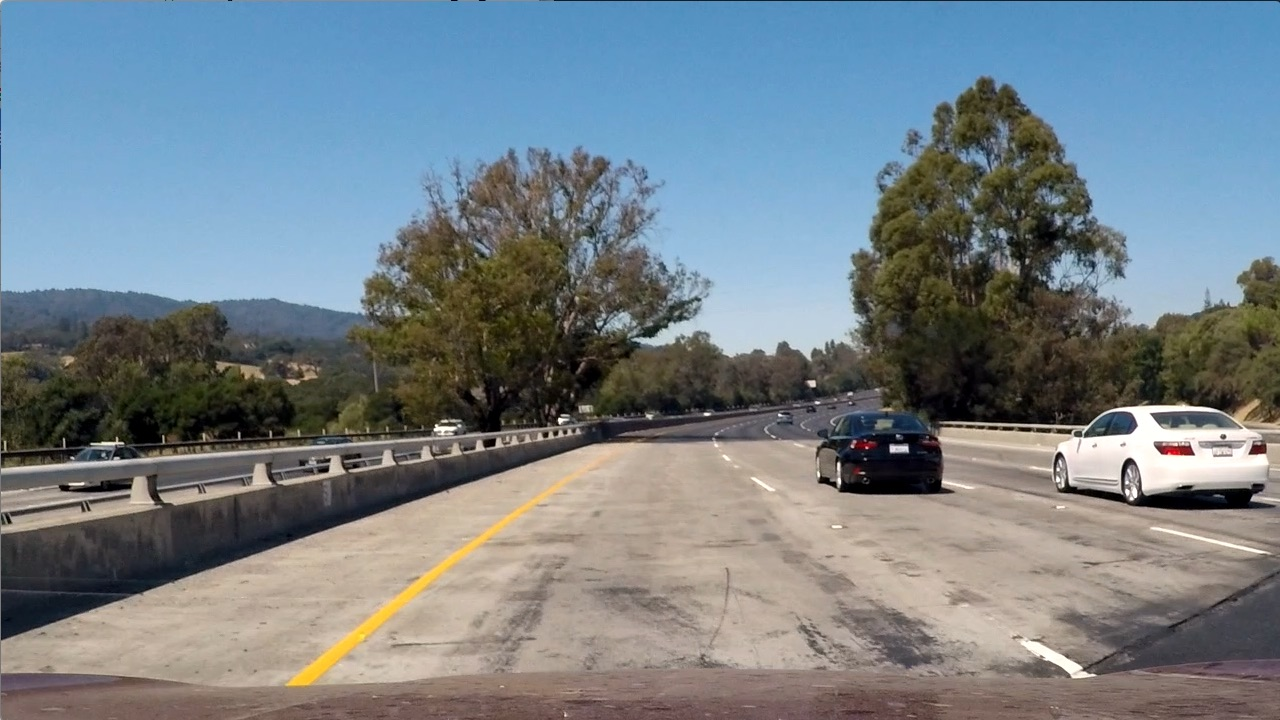
#> input picture test_images/test1.jpg, 1280 x 720 px
$ jupyter execute --allow-errors project.ipynb   (shell and % lines are left out)   (older library calls are emulated)
#> lines starting #> are read from the running program, lines starting #| are printed output that depends on the picture
### lane_detection.py
import glob
import cv2
import numpy as np
import matplotlib.image as mpimg
from utils import moving_avg


class Camera:

    NUM_CHESSBRD_CORNERS_X = 9
    NUM_CHESSBRD_CORNERS_Y = 6

    RES_W = 1280
    RES_H = 720

    def __init__(self):
        self.calibration_matr = None
        self.calibration_coeff = None

        self.transform_src_points = np.float32([[595, 450], [689, 450], [1104, 720], [215, 720]])
        self.transform_dst_points = np.float32([[250, 0], [self.RES_W - 250, 0], [self.RES_W - 250, self.RES_H], [250, self.RES_H]])
        self.M = self.get_transform_matr()
        self.M_INV = self.get_inv_transform_matr()

    # [8 lines left out: function find_corners, not called in this run]

    def calibrate_camera(self, objpoints, imgpoints):
        """ Calibrate camera fro the given set of object and image points.
            Return calibration matrix and distortion coefficients.
        """
        res, cmatr, coeff, rvecs, tvecs = cv2.calibrateCamera(
            objpoints, imgpoints, (self.RES_W, self.RES_H), None, None)
        return res, cmatr, coeff

    def calibrate(self, calibration_images):
        """ Find object and image points for each of the calibration images.
            Calibrate camera and return calibration matrix and distortion coefficients.
        """
        # prepare object points, like (0,0,0), (1,0,0), (2,0,0) ....,(6,5,0)
        objp = np.zeros((self.NUM_CHESSBRD_CORNERS_X * self.NUM_CHESSBRD_CORNERS_Y, 3), np.float32)
        objp[:, :2] = np.mgrid[0:self.NUM_CHESSBRD_CORNERS_X, 0:self.NUM_CHESSBRD_CORNERS_Y].T.reshape(-1, 2)

        # Arrays to store object points and image points from all the images.
        objpoints = []  # 3d points in real world space
        imgpoints = []  # 2d points in image plane.

        # Make a list of calibration images
        images = glob.glob(calibration_images)

        # Step through the list and search for chessboard corners
        for name in images:
            img = mpimg.imread(name)

            res, corners = self.find_corners(img)
            if res:
                objpoints.append(objp)
                imgpoints.append(corners)

        res, self.calibration_matr, self.calibration_coeff = self.calibrate_camera(objpoints, imgpoints)
        return res

    # [15 lines left out: functions undistort, transform, unwarp, not called in this run]

    def get_transform_matr(self):
        """ Get transformation matrix
        """
        # Given src and dst points, calculate the perspective transformation
        return cv2.getPerspectiveTransform(self.transform_src_points, self.transform_dst_points)

    def get_inv_transform_matr(self):
        """ Get an inverse transformation matrix
        """
        return cv2.getPerspectiveTransform(self.transform_dst_points, self.transform_src_points)


class LaneDetector:

    M_PER_PX_X = 3.7 / 700  # meters per pixel in x dimension
    M_PER_PX_Y = 30 / 720  # meters per pixel in y dimension

    SMOOTHING_WINDOW = 3

    # [51 lines left out: functions __init__, get_binary, get_curvature_m, get_offset_m, not called in this run]

    def calc_frames_count(self):
        if self.frames_count < self.SMOOTHING_WINDOW:
            self.frames_count += 1

    # [132 lines left out: functions draw_lane, detect_lane, find_lane, not called in this run]

### project.ipynb
# Vehicle detection and tracking pipeline
## Explore the data set

[cell 1]
import numpy as np
import matplotlib.image as mpimg
import matplotlib.pyplot as plt
import matplotlib.gridspec as gridspec
import glob
from sklearn.utils import shuffle


# Read in our vehicles and non-vehicles
cars = glob.glob('data/vehicles/**/*.png', recursive=True)
notcars = glob.glob('data/non-vehicles/**/*.png', recursive=True)
print("{} car images".format(len(cars)))
print("{} non-car images".format(len(notcars)))

cars = shuffle(cars)
notcars = shuffle(notcars)

[cell 2]
gs = gridspec.GridSpec(10, 10, top=.8, bottom=0., right=.8, left=0., hspace=0., wspace=0.)
#> (the rest of this cell did not finish here and is left out)

[cell 3]
gs = gridspec.GridSpec(10, 10, top=.8, bottom=0., right=.8, left=0., hspace=0., wspace=0.)
#> (the rest of this cell did not finish here and is left out)

## Set hyper-parameters

[cell 4]
# Hyper-parameters to tweak
color_space = 'HLS' # Can be HSV, LUV, HLS, YUV, YCrCb or None
orient = 9  # HOG orientations
pix_per_cell = 12 # HOG pixels per cell
cell_per_block = 4 # HOG cells per block
hog_channel = "ALL" # Can be 0, 1, 2, or "ALL"
hist_bins = 230 # Number of histogram bins
hist_feat = True # Histogram features on or off
hog_feat = True # HOG features on or off

## Extract HOG features

[cell 5]
import cv2
from skimage.feature import hog


# Define a function to return HOG features and visualization
# [17 lines left out: function get_hog_features, not called in this run]


# Get a random car image from the data set
#> (the rest of this cell did not finish here and is left out)

## Extract training features

[cell 6]
from sklearn.preprocessing import StandardScaler
from utils import *

def extract_features(imgs, color_space=None,
                        hist_bins=32, orient=9,
                        pix_per_cell=8, cell_per_block=2, hog_channel=0,
                        hist_feat=True, hog_feat=True):
    # Create a list to append feature vectors to
    features = []
    # Iterate through the list of images
    for file in imgs:
        file_features = []
        # Read in each one by one
        img = mpimg.imread(file)
        feature_image = convert_rgb_image(img, color_space)

        if hist_feat:
            hist_features = color_hist(feature_image, nbins=hist_bins)
            file_features.append(hist_features)
        if hog_feat:
            # Call get_hog_features() with vis=False, feature_vec=True
            if hog_channel == 'ALL':
                hog_features = []
                for channel in range(feature_image.shape[2]):
                    hog_features.append(get_hog_features(feature_image[:,:,channel],
                                        orient, pix_per_cell, cell_per_block,
                                        vis=False, feature_vec=True))
                hog_features = np.ravel(hog_features)
            else:
                hog_features = get_hog_features(feature_image[:,:,hog_channel], orient,
                            pix_per_cell, cell_per_block, vis=False, feature_vec=True)
            # Append the new feature vector to the features list
            file_features.append(hog_features)
        features.append(np.concatenate(file_features))
    # Return list of feature vectors
    return features


car_features = extract_features(cars, color_space=color_space,
                        hist_bins=hist_bins,
                        orient=orient, pix_per_cell=pix_per_cell,
                        cell_per_block=cell_per_block,
                        hog_channel=hog_channel, hist_feat=hist_feat, hog_feat=hog_feat)
notcar_features = extract_features(notcars, color_space=color_space,
                        hist_bins=hist_bins,
                        orient=orient, pix_per_cell=pix_per_cell,
                        cell_per_block=cell_per_block,
                        hog_channel=hog_channel, hist_feat=hist_feat, hog_feat=hog_feat)

# Create an array stack of feature vectors
X = np.vstack((car_features, notcar_features)).astype(np.float64)
# Fit a per-column scaler
#> (the rest of this cell did not finish here and is left out)

## Train the classifier
### Prepare train and test data sets

[cell 7]
from sklearn.svm import LinearSVC, SVC
from sklearn.grid_search import GridSearchCV
from sklearn.model_selection import train_test_split

[cell 8]
# Define the labels vector
y = np.hstack((np.ones(len(car_features)), np.zeros(len(notcar_features))))

# Split up data into randomized training and test sets
rand_state = np.random.randint(0, 1000)
#> (the rest of this cell did not finish here and is left out)

### Search for the best classifier parameters

[cell 9]
parameters = {'kernel':('linear', 'rbf'), 'C':[0.001, 100], 'gamma': [0.001, 100]}
clf = SVC()
#> (the rest of this cell did not finish here and is left out)

### Fit the calssifier and evaluate its score

[cell 10]
# Use an SVC
svc = SVC(C=100, kernel='rbf', gamma=0.001)
#> (the rest of this cell did not finish here and is left out)

### Plot an example of raw and scaled features

#> (a cell that did not finish here is left out)

## Search and detect vehicles

[cell 12]
y_start_stop = [350, 600] # Min and max in y to search in slide_window()
scale = 1 # Sub-sampling scale factor

# Define a single function that can extract features using hog sub-sampling and make predictions
# [70 lines left out: functions search_cars, draw_boxes, not called in this run]


image = mpimg.imread('test_images/test1.jpg')
#> image is the input picture: shape (720, 1280, 3); mean R, G, B 117.5, 128.7, 135.5
#> (the rest of this cell did not finish here and is left out)

### Reduce false positives

[cell 13]
from scipy.ndimage.measurements import label
from skimage.filters import gaussian

# [57 lines left out: functions add_heat, apply_threshold, draw_labeled_bboxes, get_heat_map, get_heat_map_mul, get_labels, not called in this run]


def find_frame_boxes(image):
    boxes_1 = search_cars(image, 380, 540, 1,
                          svc, X_scaler, color_space,
                          orient, pix_per_cell, cell_per_block, hist_bins)
    boxes_2 = search_cars(image, 400, 600, 1.5,
                          svc, X_scaler, color_space,
                          orient, pix_per_cell, cell_per_block, hist_bins)
    boxes_3 = search_cars(image, 400, 600, 2,
                          svc, X_scaler, color_space,
                          orient, pix_per_cell, cell_per_block, hist_bins)

    return boxes_1 + boxes_2 + boxes_3


# [6 lines left out: function find_cars, not called in this run]

image = mpimg.imread('test_images/test4.jpg')
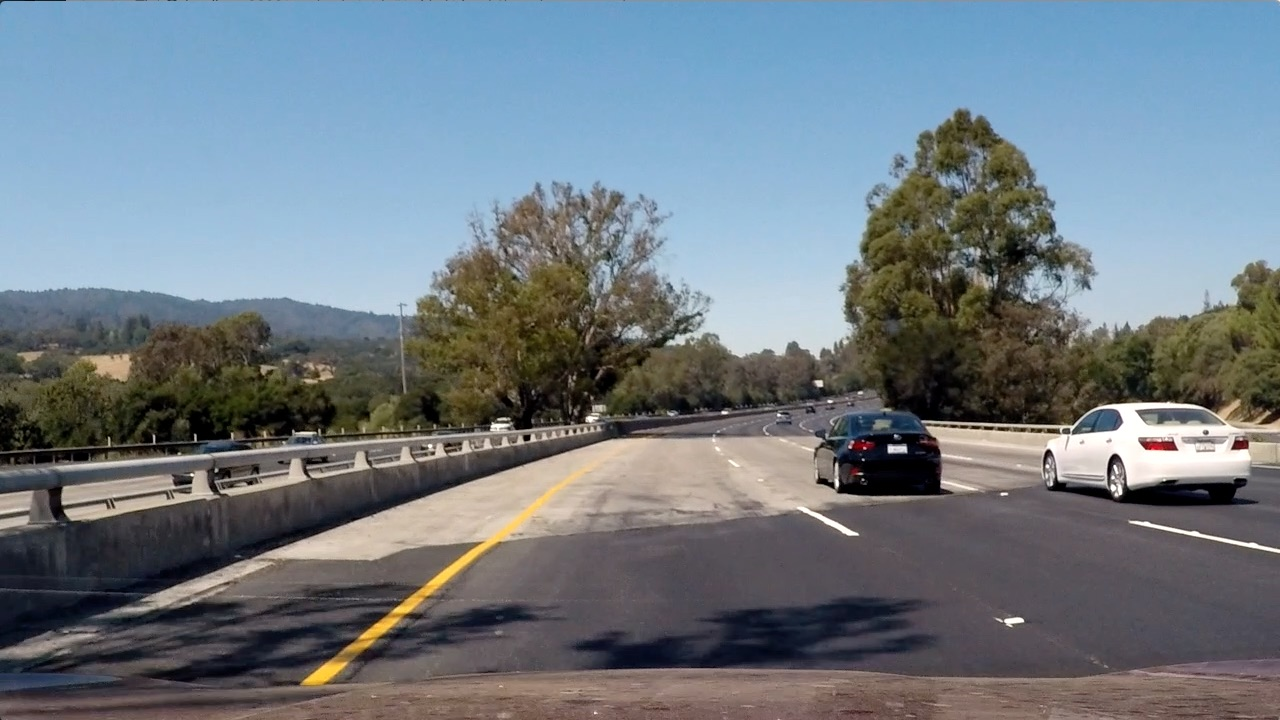
#> input picture test_images/test4.jpg, 1280 x 720 px
#> image is the input picture: shape (720, 1280, 3); mean R, G, B 112.2, 122.7, 130.9
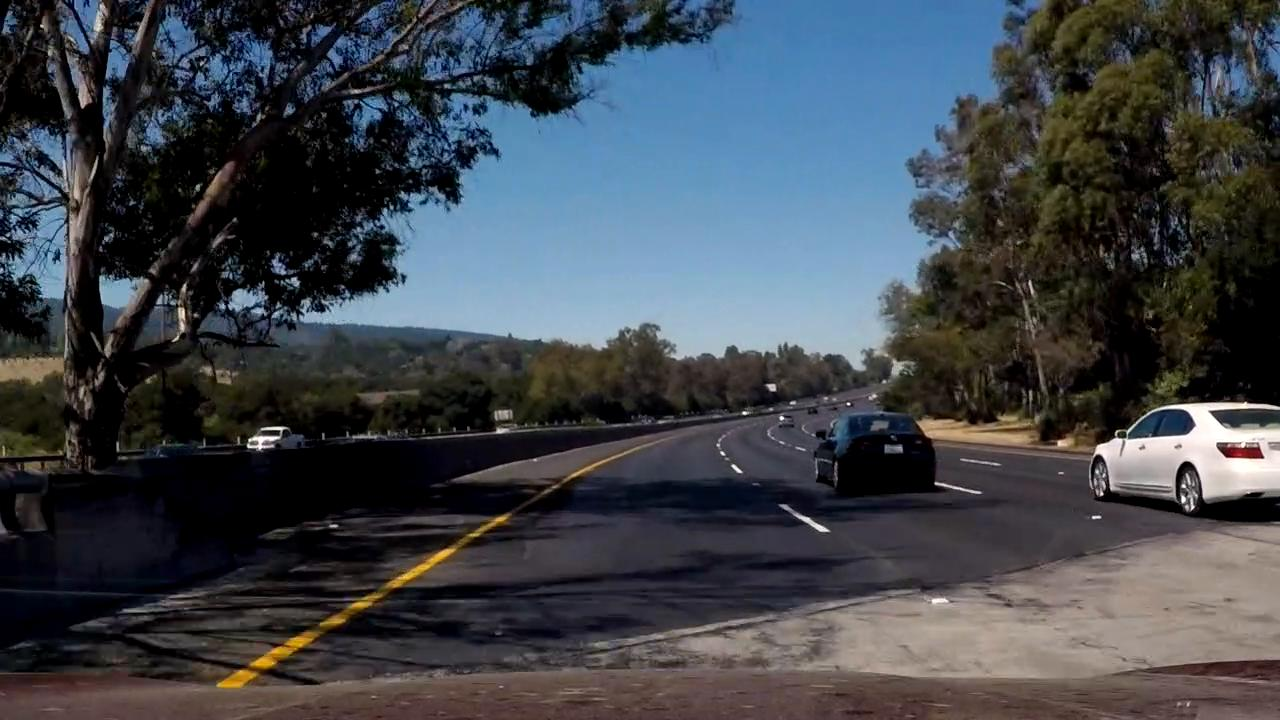
#> input picture test_frames/frame_1.jpg, 1280 x 720 px
#> further down, img is the input picture: shape (720, 1280, 3); mean R, G, B 63.4, 68.6, 75.2
#> (the rest of this cell did not finish here and is left out)

## Video processing

[cell 14]
# Import everything needed to edit/save/watch video clips
from moviepy.editor import VideoFileClip
from IPython.display import HTML

### Multiple frames window

[cell 15]
boxes = []
#> (the rest of this cell did not finish here and is left out)

### Video processing pipeline

[cell 16]
first_frame = True
boxes = []
# [23 lines left out: function process_image, not called in this run]

[cell 17]
video_output = 'video_output/project_video_clip.mp4'
#> (the rest of this cell did not finish here and is left out)

[cell 18]
HTML("""
<video width="768" height="432" controls>
  <source src="{0}">
</video>
""".format(video_output))

## Optional. Apply the lane detection pipeline from the Lane Detection project

[cell 19]
from lane_detection import Camera, LaneDetector

# Calibrate camera and lane detector
camera = Camera()
#> (the rest of this cell did not finish here and is left out)
